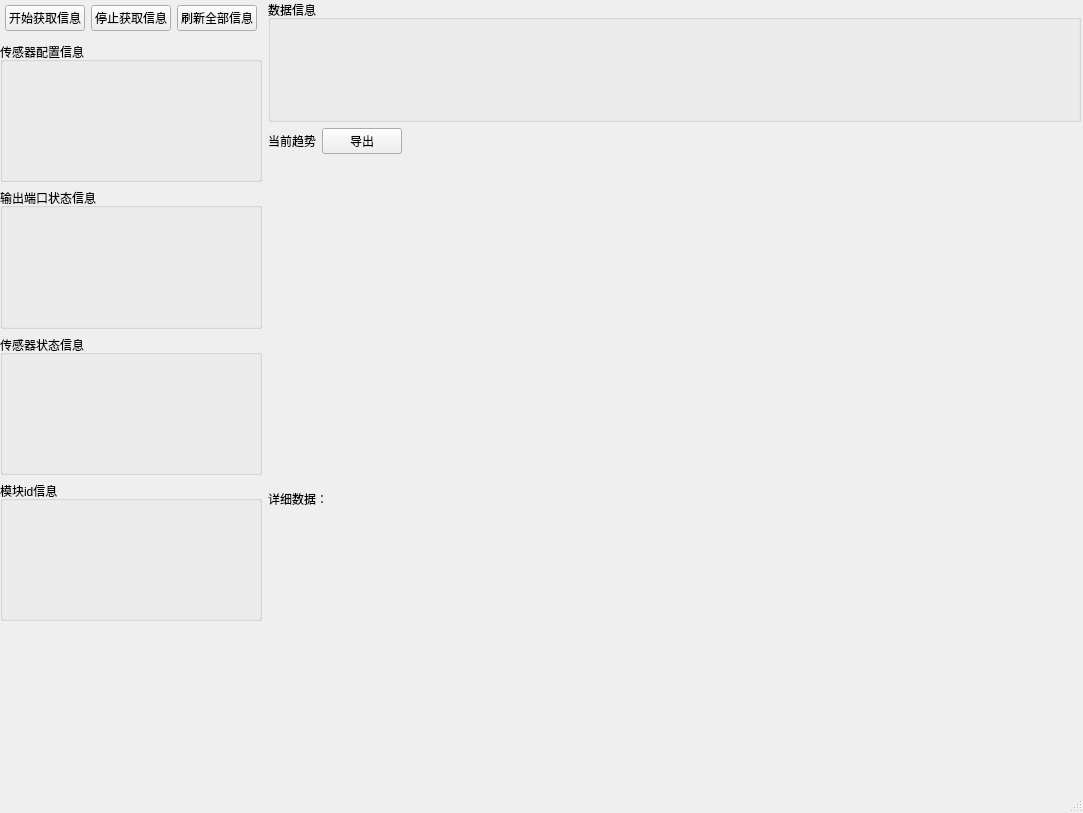
<?xml version="1.0" encoding="UTF-8"?>
<ui version="4.0">
 <class>tab_2_window</class>
 <widget class="QMainWindow" name="tab_2_window">
  <property name="geometry">
   <rect>
    <x>0</x>
    <y>0</y>
    <width>1083</width>
    <height>813</height>
   </rect>
  </property>
  <property name="sizePolicy">
   <sizepolicy hsizetype="Expanding" vsizetype="Expanding">
    <horstretch>0</horstretch>
    <verstretch>0</verstretch>
   </sizepolicy>
  </property>
  <property name="windowTitle">
   <string>MainWindow</string>
  </property>
  <widget class="QWidget" name="centralwidget">
   <property name="sizePolicy">
    <sizepolicy hsizetype="Expanding" vsizetype="Expanding">
     <horstretch>0</horstretch>
     <verstretch>0</verstretch>
    </sizepolicy>
   </property>
   <widget class="QWidget" name="horizontalLayoutWidget">
    <property name="geometry">
     <rect>
      <x>0</x>
      <y>0</y>
      <width>1081</width>
      <height>771</height>
     </rect>
    </property>
    <layout class="QHBoxLayout" name="horizontalLayout" stretch="0,8">
     <property name="leftMargin">
      <number>0</number>
     </property>
     <property name="bottomMargin">
      <number>100</number>
     </property>
     <item>
      <layout class="QVBoxLayout" name="right_layout" stretch="0,2,2,2,2">
       <property name="bottomMargin">
        <number>50</number>
       </property>
       <item>
        <layout class="QHBoxLayout" name="horizontalLayout_2">
         <property name="leftMargin">
          <number>5</number>
         </property>
         <property name="topMargin">
          <number>5</number>
         </property>
         <property name="rightMargin">
          <number>5</number>
         </property>
         <property name="bottomMargin">
          <number>5</number>
         </property>
         <item>
          <widget class="QPushButton" name="start">
           <property name="text">
            <string>开始获取信息</string>
           </property>
          </widget>
         </item>
         <item>
          <widget class="QPushButton" name="stop">
           <property name="text">
            <string>停止获取信息</string>
           </property>
          </widget>
         </item>
         <item>
          <widget class="QPushButton" name="refresh">
           <property name="text">
            <string>刷新全部信息</string>
           </property>
          </widget>
         </item>
        </layout>
       </item>
       <item>
        <layout class="QVBoxLayout" name="function_03_layout">
         <item>
          <widget class="QGroupBox" name="function_03">
           <property name="title">
            <string>传感器配置信息</string>
           </property>
          </widget>
         </item>
        </layout>
       </item>
       <item>
        <layout class="QVBoxLayout" name="function_01_layout">
         <item>
          <widget class="QGroupBox" name="function_01">
           <property name="title">
            <string>输出端口状态信息</string>
           </property>
          </widget>
         </item>
        </layout>
       </item>
       <item>
        <layout class="QVBoxLayout" name="function_02_layout">
         <item>
          <widget class="QGroupBox" name="function_02">
           <property name="title">
            <string>传感器状态信息</string>
           </property>
          </widget>
         </item>
        </layout>
       </item>
       <item>
        <layout class="QVBoxLayout" name="function_11_layout">
         <item>
          <widget class="QGroupBox" name="function_11">
           <property name="title">
            <string>模块id信息</string>
           </property>
          </widget>
         </item>
        </layout>
       </item>
      </layout>
     </item>
     <item>
      <layout class="QVBoxLayout" name="left_layout" stretch="1,2,2">
       <property name="bottomMargin">
        <number>50</number>
       </property>
       <item>
        <layout class="QVBoxLayout" name="function_04_layout">
         <item>
          <widget class="QGroupBox" name="function_04">
           <property name="title">
            <string>数据信息</string>
           </property>
          </widget>
         </item>
        </layout>
       </item>
       <item>
        <layout class="QVBoxLayout" name="verticalLayout_3" stretch="0,6">
         <property name="topMargin">
          <number>0</number>
         </property>
         <item>
          <layout class="QHBoxLayout" name="horizontalLayout_6">
           <item>
            <widget class="QLabel" name="nowdata_trend_label">
             <property name="text">
              <string>当前趋势</string>
             </property>
            </widget>
           </item>
           <item>
            <widget class="QPushButton" name="export_alldata_btn">
             <property name="text">
              <string>导出</string>
             </property>
            </widget>
           </item>
           <item>
            <spacer name="horizontalSpacer">
             <property name="orientation">
              <enum>Qt::Horizontal</enum>
             </property>
             <property name="sizeHint" stdset="0">
              <size>
               <width>40</width>
               <height>20</height>
              </size>
             </property>
            </spacer>
           </item>
          </layout>
         </item>
         <item>
          <layout class="QHBoxLayout" name="now_data_layout"/>
         </item>
        </layout>
       </item>
       <item>
        <layout class="QVBoxLayout" name="verticalLayout" stretch="0,6">
         <property name="topMargin">
          <number>0</number>
         </property>
         <item>
          <layout class="QHBoxLayout" name="horizontalLayout_3">
           <item>
            <widget class="QLabel" name="label">
             <property name="text">
              <string>详细数据：</string>
             </property>
            </widget>
           </item>
          </layout>
         </item>
         <item>
          <layout class="QVBoxLayout" name="detaildata_layout"/>
         </item>
        </layout>
       </item>
      </layout>
     </item>
    </layout>
   </widget>
  </widget>
  <widget class="QMenuBar" name="menubar">
   <property name="geometry">
    <rect>
     <x>0</x>
     <y>0</y>
     <width>1083</width>
     <height>22</height>
    </rect>
   </property>
  </widget>
  <widget class="QStatusBar" name="statusbar"/>
 </widget>
 <resources/>
 <connections/>
</ui>
